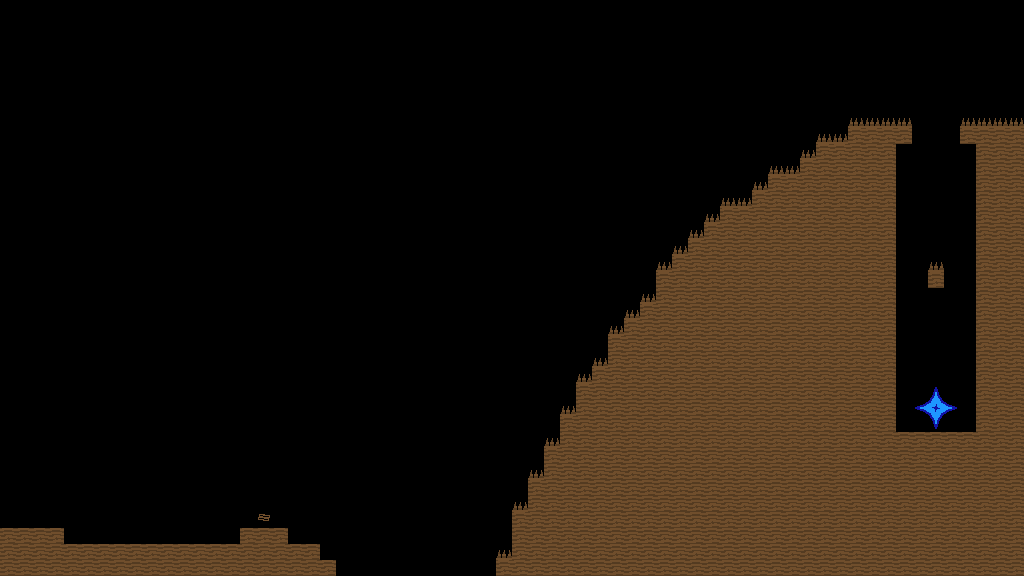

Below is a game level as drawn by its tile map, then a one-line description and the .tmx file that defines it, in full:
An orthogonal 64x36 tile map with 16x16 px tiles, 1 tile layer (Ground) and 2 objects.

<map version="1.4" tiledversion="1.4.2" orientation="orthogonal" renderorder="right-down" width="64" height="36" tilewidth="16" tileheight="16" infinite="0" nextlayerid="3" nextobjectid="3">
 <tileset firstgid="1" source="../textures/wood_texturemap.tsx" />
 <layer id="1" name="Ground" width="64" height="36">
  <properties>
   <property name="gunbulletcount" type="int" value="15" />
   <property name="gunbulletforce" type="float" value="0.3" />
   <property name="gunbulletspread" type="float" value="15" />
   <property name="gunclip" type="int" value="1" />
   <property name="gunname" value="Shotgun" />
   <property name="gunreload" type="float" value="2" />
   <property name="gunspeed" type="int" value="40" />
   <property name="spawnX" type="int" value="96" />
   <property name="spawnY" type="int" value="96" />
  </properties>
  <data encoding="csv">
0,0,0,0,0,0,0,0,0,0,0,0,0,0,0,0,0,0,0,0,0,0,0,0,0,0,0,0,0,0,0,0,0,0,0,0,0,0,0,0,0,0,0,0,0,0,0,0,0,0,0,0,0,0,0,0,0,0,0,0,0,0,0,0,
0,0,0,0,0,0,0,0,0,0,0,0,0,0,0,0,0,0,0,0,0,0,0,0,0,0,0,0,0,0,0,0,0,0,0,0,0,0,0,0,0,0,0,0,0,0,0,0,0,0,0,0,0,0,0,0,0,0,0,0,0,0,0,0,
0,0,0,0,0,0,0,0,0,0,0,0,0,0,0,0,0,0,0,0,0,0,0,0,0,0,0,0,0,0,0,0,0,0,0,0,0,0,0,0,0,0,0,0,0,0,0,0,0,0,0,0,0,0,0,0,0,0,0,0,0,0,0,0,
0,0,0,0,0,0,0,0,0,0,0,0,0,0,0,0,0,0,0,0,0,0,0,0,0,0,0,0,0,0,0,0,0,0,0,0,0,0,0,0,0,0,0,0,0,0,0,0,0,0,0,0,0,0,0,0,0,0,0,0,0,0,0,0,
0,0,0,0,0,0,0,0,0,0,0,0,0,0,0,0,0,0,0,0,0,0,0,0,0,0,0,0,0,0,0,0,0,0,0,0,0,0,0,0,0,0,0,0,0,0,0,0,0,0,0,0,0,0,0,0,0,0,0,0,0,0,0,0,
0,0,0,0,0,0,0,0,0,0,0,0,0,0,0,0,0,0,0,0,0,0,0,0,0,0,0,0,0,0,0,0,0,0,0,0,0,0,0,0,0,0,0,0,0,0,0,0,0,0,0,0,0,0,0,0,0,0,0,0,0,0,0,0,
0,0,0,0,0,0,0,0,0,0,0,0,0,0,0,0,0,0,0,0,0,0,0,0,0,0,0,0,0,0,0,0,0,0,0,0,0,0,0,0,0,0,0,0,0,0,0,0,0,0,0,0,0,0,0,0,0,0,0,0,0,0,0,0,
0,0,0,0,0,0,0,0,0,0,0,0,0,0,0,0,0,0,0,0,0,0,0,0,0,0,0,0,0,0,0,0,0,0,0,0,0,0,0,0,0,0,0,0,0,0,0,0,0,0,0,0,0,11,11,11,11,0,0,0,11,11,11,11,
0,0,0,0,0,0,0,0,0,0,0,0,0,0,0,0,0,0,0,0,0,0,0,0,0,0,0,0,0,0,0,0,0,0,0,0,0,0,0,0,0,0,0,0,0,0,0,0,0,0,0,11,11,1,1,1,1,0,0,0,1,1,1,1,
0,0,0,0,0,0,0,0,0,0,0,0,0,0,0,0,0,0,0,0,0,0,0,0,0,0,0,0,0,0,0,0,0,0,0,0,0,0,0,0,0,0,0,0,0,0,0,0,0,0,11,1,1,1,1,1,0,0,0,0,0,1,1,1,
0,0,0,0,0,0,0,0,0,0,0,0,0,0,0,0,0,0,0,0,0,0,0,0,0,0,0,0,0,0,0,0,0,0,0,0,0,0,0,0,0,0,0,0,0,0,0,0,11,11,1,1,1,1,1,1,0,0,0,0,0,1,1,1,
0,0,0,0,0,0,0,0,0,0,0,0,0,0,0,0,0,0,0,0,0,0,0,0,0,0,0,0,0,0,0,0,0,0,0,0,0,0,0,0,0,0,0,0,0,0,0,11,1,1,1,1,1,1,1,1,0,0,0,0,0,1,1,1,
0,0,0,0,0,0,0,0,0,0,0,0,0,0,0,0,0,0,0,0,0,0,0,0,0,0,0,0,0,0,0,0,0,0,0,0,0,0,0,0,0,0,0,0,0,11,11,1,1,1,1,1,1,1,1,1,0,0,0,0,0,1,1,1,
0,0,0,0,0,0,0,0,0,0,0,0,0,0,0,0,0,0,0,0,0,0,0,0,0,0,0,0,0,0,0,0,0,0,0,0,0,0,0,0,0,0,0,0,11,1,1,1,1,1,1,1,1,1,1,1,0,0,0,0,0,1,1,1,
0,0,0,0,0,0,0,0,0,0,0,0,0,0,0,0,0,0,0,0,0,0,0,0,0,0,0,0,0,0,0,0,0,0,0,0,0,0,0,0,0,0,0,11,1,1,1,1,1,1,1,1,1,1,1,1,0,0,0,0,0,1,1,1,
0,0,0,0,0,0,0,0,0,0,0,0,0,0,0,0,0,0,0,0,0,0,0,0,0,0,0,0,0,0,0,0,0,0,0,0,0,0,0,0,0,0,11,1,1,1,1,1,1,1,1,1,1,1,1,1,0,0,0,0,0,1,1,1,
0,0,0,0,0,0,0,0,0,0,0,0,0,0,0,0,0,0,0,0,0,0,0,0,0,0,0,0,0,0,0,0,0,0,0,0,0,0,0,0,0,11,1,1,1,1,1,1,1,1,1,1,1,1,1,1,0,0,11,0,0,1,1,1,
0,0,0,0,0,0,0,0,0,0,0,0,0,0,0,0,0,0,0,0,0,0,0,0,0,0,0,0,0,0,0,0,0,0,0,0,0,0,0,0,0,1,1,1,1,1,1,1,1,1,1,1,1,1,1,1,0,0,1,0,0,1,1,1,
0,0,0,0,0,0,0,0,0,0,0,0,0,0,0,0,0,0,0,0,0,0,0,0,0,0,0,0,0,0,0,0,0,0,0,0,0,0,0,0,11,1,1,1,1,1,1,1,1,1,1,1,1,1,1,1,0,0,0,0,0,1,1,1,
0,0,0,0,0,0,0,0,0,0,0,0,0,0,0,0,0,0,0,0,0,0,0,0,0,0,0,0,0,0,0,0,0,0,0,0,0,0,0,11,1,1,1,1,1,1,1,1,1,1,1,1,1,1,1,1,0,0,0,0,0,1,1,1,
0,0,0,0,0,0,0,0,0,0,0,0,0,0,0,0,0,0,0,0,0,0,0,0,0,0,0,0,0,0,0,0,0,0,0,0,0,0,11,1,1,1,1,1,1,1,1,1,1,1,1,1,1,1,1,1,0,0,0,0,0,1,1,1,
0,0,0,0,0,0,0,0,0,0,0,0,0,0,0,0,0,0,0,0,0,0,0,0,0,0,0,0,0,0,0,0,0,0,0,0,0,0,1,1,1,1,1,1,1,1,1,1,1,1,1,1,1,1,1,1,0,0,0,0,0,1,1,1,
0,0,0,0,0,0,0,0,0,0,0,0,0,0,0,0,0,0,0,0,0,0,0,0,0,0,0,0,0,0,0,0,0,0,0,0,0,11,1,1,1,1,1,1,1,1,1,1,1,1,1,1,1,1,1,1,0,0,0,0,0,1,1,1,
0,0,0,0,0,0,0,0,0,0,0,0,0,0,0,0,0,0,0,0,0,0,0,0,0,0,0,0,0,0,0,0,0,0,0,0,11,1,1,1,1,1,1,1,1,1,1,1,1,1,1,1,1,1,1,1,0,0,0,0,0,1,1,1,
0,0,0,0,0,0,0,0,0,0,0,0,0,0,0,0,0,0,0,0,0,0,0,0,0,0,0,0,0,0,0,0,0,0,0,0,1,1,1,1,1,1,1,1,1,1,1,1,1,1,1,1,1,1,1,1,0,7,8,9,0,1,1,1,
0,0,0,0,0,0,0,0,0,0,0,0,0,0,0,0,0,0,0,0,0,0,0,0,0,0,0,0,0,0,0,0,0,0,0,11,1,1,1,1,1,1,1,1,1,1,1,1,1,1,1,1,1,1,1,1,0,13,14,15,0,1,1,1,
0,0,0,0,0,0,0,0,0,0,0,0,0,0,0,0,0,0,0,0,0,0,0,0,0,0,0,0,0,0,0,0,0,0,0,1,1,1,1,1,1,1,1,1,1,1,1,1,1,1,1,1,1,1,1,1,0,19,20,21,0,1,1,1,
0,0,0,0,0,0,0,0,0,0,0,0,0,0,0,0,0,0,0,0,0,0,0,0,0,0,0,0,0,0,0,0,0,0,11,1,1,1,1,1,1,1,1,1,1,1,1,1,1,1,1,1,1,1,1,1,1,1,1,1,1,1,1,1,
0,0,0,0,0,0,0,0,0,0,0,0,0,0,0,0,0,0,0,0,0,0,0,0,0,0,0,0,0,0,0,0,0,0,1,1,1,1,1,1,1,1,1,1,1,1,1,1,1,1,1,1,1,1,1,1,1,1,1,1,1,1,1,1,
0,0,0,0,0,0,0,0,0,0,0,0,0,0,0,0,0,0,0,0,0,0,0,0,0,0,0,0,0,0,0,0,0,11,1,1,1,1,1,1,1,1,1,1,1,1,1,1,1,1,1,1,1,1,1,1,1,1,1,1,1,1,1,1,
0,0,0,0,0,0,0,0,0,0,0,0,0,0,0,0,0,0,0,0,0,0,0,0,0,0,0,0,0,0,0,0,0,1,1,1,1,1,1,1,1,1,1,1,1,1,1,1,1,1,1,1,1,1,1,1,1,1,1,1,1,1,1,1,
0,0,0,0,0,0,0,0,0,0,0,0,0,0,0,0,0,0,0,0,0,0,0,0,0,0,0,0,0,0,0,0,11,1,1,1,1,1,1,1,1,1,1,1,1,1,1,1,1,1,1,1,1,1,1,1,1,1,1,1,1,1,1,1,
0,0,0,0,0,0,0,0,0,0,0,0,0,0,0,0,2,0,0,0,0,0,0,0,0,0,0,0,0,0,0,0,1,1,1,1,1,1,1,1,1,1,1,1,1,1,1,1,1,1,1,1,1,1,1,1,1,1,1,1,1,1,1,1,
1,1,1,1,0,0,0,0,0,0,0,0,0,0,0,1,1,1,0,0,0,0,0,0,0,0,0,0,0,0,0,0,1,1,1,1,1,1,1,1,1,1,1,1,1,1,1,1,1,1,1,1,1,1,1,1,1,1,1,1,1,1,1,1,
1,1,1,1,1,1,1,1,1,1,1,1,1,1,1,1,1,1,1,1,0,0,0,0,0,0,0,0,0,0,0,11,1,1,1,1,1,1,1,1,1,1,1,1,1,1,1,1,1,1,1,1,1,1,1,1,1,1,1,1,1,1,1,1,
1,1,1,1,1,1,1,1,1,1,1,1,1,1,1,1,1,1,1,1,1,0,0,0,0,0,0,0,0,0,0,1,1,1,1,1,1,1,1,1,1,1,1,1,1,1,1,1,1,1,1,1,1,1,1,1,1,1,1,1,1,1,1,1
</data>
 </layer>
 <objectgroup id="2" name="Objects">
  <object id="1" gid="3" x="912" y="432" width="48" height="48">
   <properties>
    <property name="exit" type="bool" value="true" />
   </properties>
  </object>
  <object id="2" gid="2" x="256" y="528" width="16" height="16">
   <properties>
    <property name="text" value="Hole in one." />
   </properties>
  </object>
 </objectgroup>
</map>
